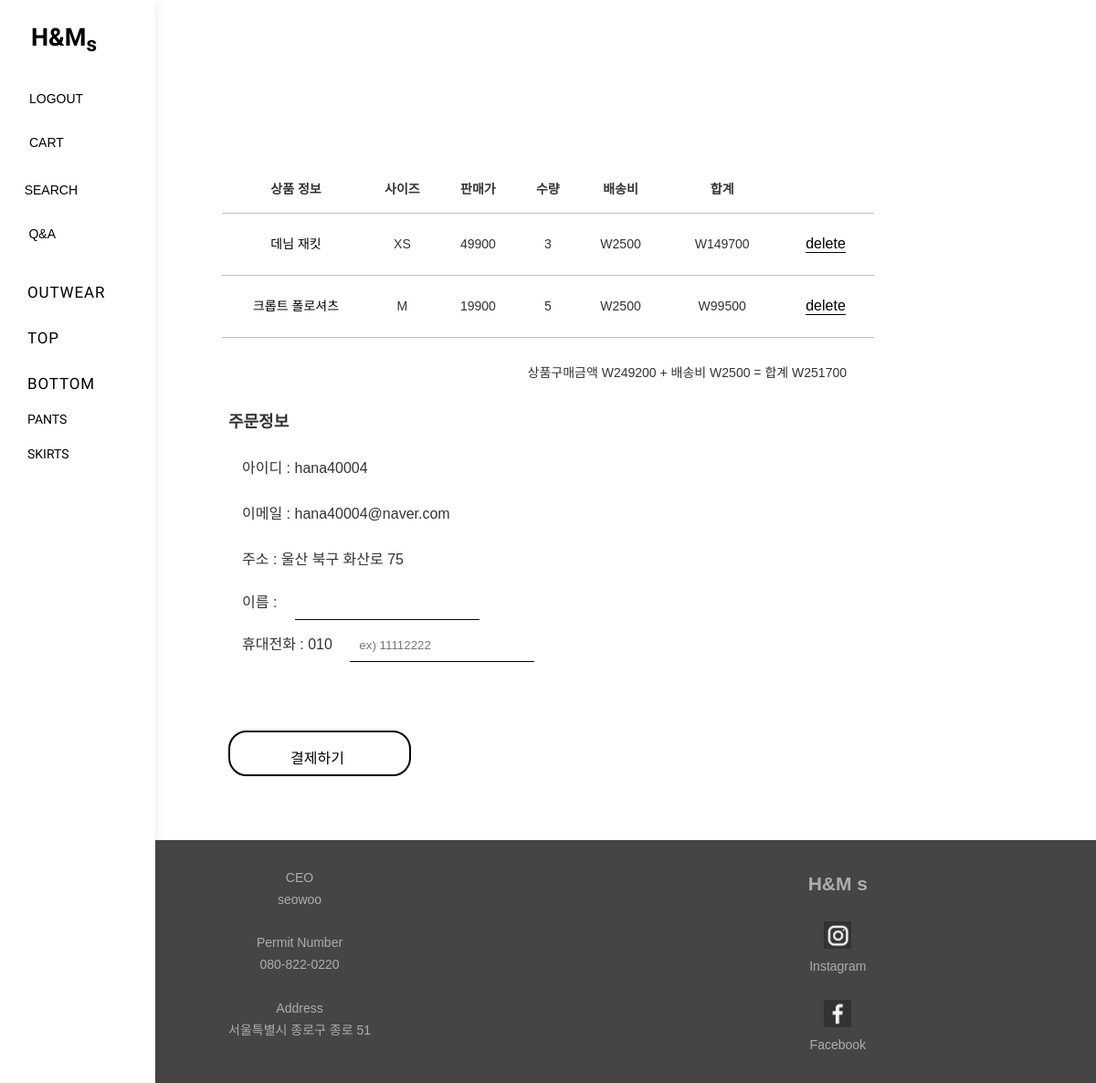
The app's page /cart/ (signed in) with its own data.
### shop/models.py (models this page shows, shortened)
class CartItem(models.Model):
    num1 = models.IntegerField()
    num2 = models.IntegerField()
    name = models.CharField(max_length=20)
    price = models.IntegerField()
    size = models.CharField(max_length=10)
    count = models.IntegerField()
    total_price = models.IntegerField()
    user = models.ForeignKey(User, on_delete=models.CASCADE, null=False)

class Profile(models.Model):
    user = models.OneToOneField(User, on_delete=models.CASCADE)
    address = models.TextField(max_length=50)

### shop/views.py (the view, shortened to what this page needs)
# urls.py: path('cart/', views.cart, name="cart"),
def cart(request):
    if request.user.is_authenticated:
        profile = Profile.objects.get(user=request.user)
        if 'cart' == request.GET.get('cartIn'): # cart 클릭
            try:
                item = Detail.objects.filter(num1=request.GET.get('item_num1')).get(num2=request.GET.get('item_num2'))
                cartItem_ex = CartItem.objects.filter(Q(user=request.user)&Q(name=item.name)).get(size=request.GET.get('item_size'))
                if cartItem_ex:
                    cartItem_ex.count += int(request.GET.get('item_count'))
                    cartItem_ex.save()
            except:
                cartItem_new = CartItem()
                cartItem_new.num1 = item.num1
                cartItem_new.num2 = item.num2
                cartItem_new.name = item.name
                cartItem_new.price = item.price
                cartItem_new.size = request.GET.get('item_size')
                cartItem_new.count = request.GET.get('item_count')
                cartItem_new.total_price = int(item.price)*int(request.GET.get('item_count'))
                cartItem_new.user = request.user
                cartItem_new.save()
            total_price_sum = 0
            cartItems = CartItem.objects.filter(user=request.user)
            for cartItem in cartItems:
                total_price_sum += cartItem.total_price
            context={
                'cartItems':cartItems,
                'total_price_sum' : total_price_sum,
                'user': request.user,
                'address': profile.address
            }
            return render(request,"shop/cart.html", context)
        else: # navbar의 CART 클릭
            total_price_sum = 0
            cartItems = CartItem.objects.filter(user=request.user)
            for cartItem in cartItems:
                total_price_sum += cartItem.total_price
            context = {
                'cartItems':cartItems,
                'total_price_sum' : total_price_sum,
                'user': request.user,
                'address': profile.address
            }
            return render(request,"shop/cart.html",context)
    elif not request.user.is_authenticated:
        return redirect("login")

### shop/templates/shop/cart.html (shortened to what this page needs)
{% extends 'shop/base.html' %}
{% load static %}
{% block content %}
<section class="cartAndBuy">
    <table width="60%" height=200 bordercolor="white"
    cellspacing="5" class="cart">
        <thead>
            <tr>
                <th>상품 정보</th>
                <th>사이즈</th>
                <th>판매가</th>
                <th>수량</th>
                <th>배송비</th>
                <th>합계</th>
                <th></th>
            </tr>
        </thead>
        <tbody>
            {% for cartItem in cartItems %}
                <tr>
                    <td><a href="{% url 'detail' cartItem.num1 cartItem.num2 %}"
                        class="name">
                        {{ cartItem.name }}</a></td>
                    <td>{{ cartItem.size }}</td>
                    <td>{{ cartItem.price }}</td>
                    <td>{{ cartItem.count }}</td>
                    <td>W2500</td>
                    <td>W{{ cartItem.total_price }}</td>
                    <td><a href="{% url 'cartDelete' name=cartItem.name size=cartItem.size %}">
                        <button class="delete">delete</button>
                    </a></td>
                </tr>
            {% endfor %}
                <tr>
                    <td colspan="7" class="total">
                        상품구매금액 W{{ total_price_sum }}  +  배송비 W2500  =  합계 W{{ total_price_sum | add:2500 }}
                    </td>
                </tr>
        </tbody>
    </table>
</section>
<section class="buy">
    <div>
        <h3>주문정보</h3>
        <form action="{% url 'payCart' %}" method="POST">
            <p>아이디 : {{ user.username}}</p>
            <p>이메일 : {{user.email}}</p>
            <p>주소 : {{ address }}</p>
            <label for="name">이름 : </label>
            <input type="text" id="name" name="customerName"><br>
            <label for="telephone"> 휴대전화 : 010 </label>
            <input type="text" id="telephone" placeholder="ex) 11112222"  name="customerTel"><br>
            <input type="submit" value="결제하기" id="pay">
        </form>
    </div>
</section>
{% endblock %}

### shop/static/shop/otb.css (style rules this page uses)
section { margin-top:180px; }

### shop/static/shop/cart.css (style rules this page uses)
.cartAndBuy { display:flex; justify-content:center; align-items:center; }
.cartAndBuy .cart { justify-content:center; align-items:center; border-collapse:collapse; }
.cartAndBuy .cart tr { border-bottom:1px solid silver; }
.cartAndBuy .cart tr th { height:50px; }
.cartAndBuy .cart tr td { text-align:center; padding:20px; }
.cartAndBuy .cart tr td .delete { border: none; border-bottom:1.5px solid black; background-color: rgba(0,0,0,0); color:black; display: inline-block; font-size: 16px; margin: 4px 2px; }
.cartAndBuy .cart tr .total { text-align:right; padding:30px; }
.buy { display:flex; justify-content:left; align-items:center; margin-top:0px; margin-left:250px; font-size:16px; }
.buy h3 { font-size:18px; margin-bottom:15px; }
.buy p { padding:15px; }
.buy label { padding:15px; }
.buy input { outline:none; padding:15px 15px 10px 10px; margin-bottom:5px; border:none; border-bottom:1.5px solid black; }
.buy #pay { font-size:16px; margin:70px 70px 70px 0; border:none; color:black; background:white; border:2px solid black; border-radius:20px; width:200px; height:50px; text-align:center; }

### shop/static/shop/base.css (style rules this page uses)
* { margin:0; padding:0; }
a { color:black; text-decoration:none; }
body { font-family: 'Noto Sans KR', sans-serif; font-size:14px; color:#333; line-height:1.25; }

### records on screen
CartItem: name "데님 재킷", size "XS", price "49900", count "3", total_price "149700"
CartItem: name "크롭트 폴로셔츠", size "M", price "19900", count "5", total_price "99500"
Profile: address "울산 북구 화산로 75"

### other values on screen
{{ total_price_sum }} "249200"
{{ total_price_sum | add:2500 }} "251700"
{{ user.username }} "hana40004"
{{ user.email }} "hana40004@naver.com"
